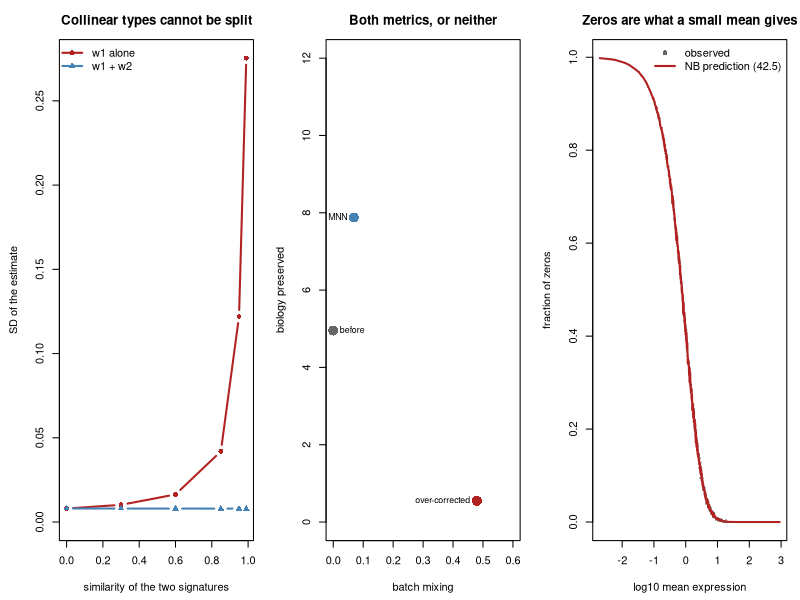

This figure's R source:
## ---- chunk 1
MODULE_NAME <- "42_deconvolution_and_integration"
OUT <- file.path(Sys.getenv("STATS_OUT", unset = "results"), MODULE_NAME)
dir.create(OUT, recursive = TRUE, showWarnings = FALSE)
header <- function(txt) cat("\n", strrep("=", 72), "\n", txt, "\n",
                            strrep("=", 72), "\n", sep = "")
set.seed(42)
## ---- chunk 2
header("1. Recovering cell-type proportions from a mixture (42.1)-(42.2)")
## ---- chunk 3
make_signatures <- function(n_genes = 600, n_types = 5, similarity = 0,
                            seed = 0) {
  set.seed(seed)
  S <- matrix(exp(rnorm(n_genes * n_types, 3.0, 1.0)), n_genes, n_types)
  if (similarity > 0) {
    mid <- (S[, 1] + S[, 2]) / 2
    S[, 1] <- (1 - similarity) * S[, 1] + similarity * mid
    S[, 2] <- (1 - similarity) * S[, 2] + similarity * mid
  }
  S
}
## ---- chunk 4
deconvolve <- function(y, S) {
  StS <- crossprod(S); Sty <- as.vector(crossprod(S, y))
  fn <- function(w) sum((S %*% w - y)^2)
  gr <- function(w) 2 * (as.vector(StS %*% w) - Sty)
  start <- pmax(qr.coef(qr(S), y), 0)
  start[!is.finite(start)] <- 0
  w <- optim(start, fn, gr, method = "L-BFGS-B",
             lower = rep(0, ncol(S)))$par
  if (sum(w) > 0) w / sum(w) else rep(1 / ncol(S), ncol(S))
}
S <- make_signatures(seed = 1)
n_types <- ncol(S)
true_w <- c(0.40, 0.25, 0.15, 0.15, 0.05)
cat(sprintf("  %d genes, %d cell types\n\n", nrow(S), n_types))
cat(sprintf("  %-14s%s%15s\n", "noise level",
            paste(sprintf("%10s", paste0("type ", 1:n_types)), collapse = ""),
            "mean |error|"))
cat(sprintf("  %-14s%s%15s\n", "TRUTH",
            paste(sprintf("%10.3f", true_w), collapse = ""), ""))
for (noise in c(0.02, 0.10, 0.30)) {
  est <- t(replicate(200, {
    y <- as.vector(S %*% true_w) * exp(rnorm(nrow(S), 0, noise))
    deconvolve(y, S) }))
  cat(sprintf("  %-14.2f%s%15.4f\n", noise,
              paste(sprintf("%10.3f", colMeans(est)), collapse = ""),
              mean(abs(colMeans(est) - true_w))))
}
cat("\n  With a correct signature matrix, deconvolution is accurate and
  degrades gracefully with noise. Everything below is about what happens when
  one of its assumptions fails.\n")
## ---- chunk 5
header("2. Similar cell types are collinear predictors")
cat(sprintf("  %-30s%13s%11s%14s\n", "similarity of types 1 and 2",
            "corr(S1,S2)", "SD of w1", "SD of w1+w2"))
for (sim in c(0.0, 0.5, 0.85, 0.97)) {
  S2 <- make_signatures(similarity = sim, seed = 2)
  est <- t(replicate(300, {
    y <- as.vector(S2 %*% true_w) * exp(rnorm(nrow(S2), 0, 0.10))
    deconvolve(y, S2) }))
  cat(sprintf("  %-30.2f%13.3f%11.4f%14.4f\n", sim, cor(S2[, 1], S2[, 2]),
              sd(est[, 1]), sd(est[, 1] + est[, 2])))
}
cat("\n  As the two signatures converge, the individual estimates become
  wildly unstable while their SUM stays precise. The data determines how much
  'type 1 or type 2' there is, and cannot split it.

  This is the collinearity behaviour of Module 11, and it has a practical
  consequence: report related cell types as a COMBINED fraction unless you can
  show the signatures are separable. A paper reporting a shift from CD4 to CD8
  with a constant total is often reporting numerical instability.\n")
## ---- chunk 6
header("3. Proportions cannot move independently")
S3 <- make_signatures(seed = 3)
# One cell type genuinely doubles; the others are untouched in absolute terms.
abs_ctrl <- c(1000, 600, 400, 400, 150)
abs_case <- abs_ctrl; abs_case[1] <- abs_case[1] * 2
sim_prop <- function(ab) t(replicate(300, {
  w <- ab / sum(ab)
  y <- as.vector(S3 %*% w) * exp(rnorm(nrow(S3), 0, 0.08))
  deconvolve(y, S3) }))
c0 <- sim_prop(abs_ctrl); c1 <- sim_prop(abs_case)
cat("  Only cell type 1 changed, and it DOUBLED in absolute abundance.\n\n")
cat(sprintf("  %-8s%18s%18s%18s%18s\n", "type", "absolute change",
            "proportion ctrl", "proportion case", "apparent change"))
for (i in 1:n_types)
  cat(sprintf("  %-8d%18.2f%18.3f%18.3f%18.2f\n", i,
              abs_case[i] / abs_ctrl[i], mean(c0[, i]), mean(c1[, i]),
              mean(c1[, i]) / mean(c0[, i])))
cat("\n  Four cell types did not change at all and every one of them appears
  to have fallen by about a quarter. That is closure (Topic 26), not biology.

  Deconvolution output is compositional and must be analysed as such: use
  log-ratios, or anchor to an absolute measurement such as total cell count
  per gram of tissue. Testing proportions directly with a t-test per cell type
  produces exactly the correlated false positives Module 26 demonstrates.\n")
## ---- chunk 7
header("4. MNN-style correction, and the metric that can be gamed (42.3)")
## ---- chunk 8
make_batches <- function(n_per = 300, n_genes = 40, batch_shift = 3.0,
                         seed = 0, shared = TRUE) {
  set.seed(seed)
  X <- list(); bb <- cc <- integer(0)
  for (b in 0:1) {
    types <- if (shared || b == 0) 0:1 else 0
    for (t in types) {
      centre <- rep(b * batch_shift, n_genes)
      centre[1:5] <- centre[1:5] + t * 4.0             # biology
      X[[length(X) + 1]] <- matrix(rnorm(n_per * n_genes, 0, 1), n_per) +
        rep(centre, each = n_per)
      bb <- c(bb, rep(b, n_per)); cc <- c(cc, rep(t, n_per))
    }
  }
  list(X = do.call(rbind, X), batch = bb, ctype = cc)
}
sqdist <- function(A, B)
  outer(rowSums(A^2), rowSums(B^2), "+") - 2 * A %*% t(B)
## ---- chunk 9
mnn_correct <- function(X, batch, k = 20) {
  a <- X[batch == 0, , drop = FALSE]; b <- X[batch == 1, , drop = FALSE]
  d <- sqdist(a, b)
  nn_a <- t(apply(d, 1, order))[, 1:k, drop = FALSE]   # b-neighbours of each a
  nn_b <- t(apply(d, 2, order))[, 1:k, drop = FALSE]   # a-neighbours of each b
  vecs <- list()
  for (i in seq_len(nrow(a))) for (j in nn_a[i, ])
    if (i %in% nn_b[j, ]) vecs[[length(vecs) + 1]] <- a[i, ] - b[j, ]
  if (!length(vecs)) return(X)
  vec <- colMeans(do.call(rbind, vecs))
  out <- X
  out[batch == 1, ] <- sweep(out[batch == 1, , drop = FALSE], 2, vec, "+")
  out
}
## ---- chunk 10
mixing <- function(X, batch, k = 25) {
  d <- sqdist(X, X); diag(d) <- Inf
  nn <- t(apply(d, 1, order))[, 1:k, drop = FALSE]
  mean(matrix(batch[nn], nrow(nn)) != batch)
}
## ---- chunk 11
bio_preserved <- function(X, ctype) {
  c0 <- X[ctype == 0, , drop = FALSE]; c1 <- X[ctype == 1, , drop = FALSE]
  between <- sqrt(sum((colMeans(c0) - colMeans(c1))^2))
  within <- (mean(apply(c0, 2, sd)) + mean(apply(c1, 2, sd))) / 2
  between / within
}
B <- make_batches(seed = 5)
X <- B$X; batch <- B$batch; ctype <- B$ctype
Xc <- mnn_correct(X, batch)
# An "integration" that destroys everything: shrink the real structure to
# almost nothing and let noise dominate.
X_over <- sweep(X, 2, colMeans(X)) * 0.02 +
  matrix(rnorm(length(X), 0, 0.5), nrow(X))
cat(sprintf("  %-28s%15s%20s\n", "state", "batch mixing",
            "biology preserved"))
for (z in list(list("before correction", X), list("MNN corrected (42.3)", Xc),
               list("aggressive over-correction", X_over)))
  cat(sprintf("  %-28s%15.3f%20.2f\n", z[[1]], mixing(z[[2]], batch),
              bio_preserved(z[[2]], ctype)))
cat("\n  Read the two columns together, never one alone. The over-corrected
  version has the BEST mixing score of the three, and it achieved that by
  deleting the biology.

  Any integration strong enough to remove all batch signal will remove biology
  correlated with batch. Report a mixing metric AND a biology-preservation
  metric, and if your design is confounded no correction can separate them
  (Module 19).\n")
## ---- chunk 12
header("5. Mutual nearest neighbours protects against forced alignment")
U <- make_batches(seed = 6, shared = FALSE)
Xu <- U$X; bu <- U$batch; cu <- U$ctype
Xu_c <- mnn_correct(Xu, bu)
only_in_0 <- cu == 1
cat(sprintf("  Cell type 2 appears in batch 0 only (%d cells).\n\n",
            sum(only_in_0)))
cat(sprintf("  %-26s%10s%38s\n", "", "mixing",
            "type-2 cells pulled toward batch 1"))
for (z in list(list("before", Xu), list("MNN corrected", Xu_c))) {
  D <- z[[2]]
  d_to_b1 <- sqrt(sum((colMeans(D[only_in_0, , drop = FALSE]) -
                       colMeans(D[bu == 1, , drop = FALSE]))^2))
  cat(sprintf("  %-26s%10.3f%38.2f\n", z[[1]], mixing(D, bu), d_to_b1))
}
cat("\n  The mutual criterion is what makes this safe. A cell in batch 0 with
  no counterpart in batch 1 will rarely be part of a RECIPROCAL
  nearest-neighbour pair, so it contributes little to the correction vector.

  Methods that align batches globally, by matching distributions rather than
  cells, have no such protection and will happily map a population that exists
  in one batch onto an unrelated population in the other. Check what happens
  to batch-specific populations before trusting any integration.\n")
## ---- chunk 13
header("6. Testing for zero-inflation instead of assuming it (42.4)-(42.5)")
nb_zero_prob <- function(mu, disp) {
  size <- 1 / disp
  (size / (size + mu))^size
}
simulate_umi <- function(n_cells = 1500, n_genes = 800, disp = 0.25,
                         pi_extra = 0, seed = 0) {
  set.seed(seed)
  mu <- exp(rnorm(n_genes, 0.5, 1.6))
  size <- 1 / disp
  lam <- matrix(rgamma(n_cells * n_genes, size,
                       rate = rep(size / mu, each = n_cells)), n_cells)
  y <- matrix(rpois(length(lam), lam), n_cells)
  if (pi_extra > 0)
    y <- y * (matrix(runif(length(y)), nrow(y)) > pi_extra)  # true dropout
  list(y = y, mu = mu)
}
cat(sprintf("  %-34s%17s%14s%10s\n", "data", "mean obs zeros", "NB predicts",
            "excess"))
for (z in list(list("plain NB (no inflation)", 0.0),
               list("NB + 20% true dropout", 0.20))) {
  U2 <- simulate_umi(pi_extra = z[[2]], seed = 17)
  y <- U2$y
  obs <- colMeans(y == 0)
  mu_hat <- colMeans(y); v <- apply(y, 2, var)
  disp_hat <- pmin(pmax((v - mu_hat) / pmax(mu_hat^2, 1e-9), 1e-3), 10)
  pred <- nb_zero_prob(mu_hat, disp_hat)
  cat(sprintf("  %-34s%17.3f%14.3f%10.3f\n", z[[1]], mean(obs), mean(pred),
              mean(obs) - mean(pred)))
}
cat("\n  When the data really is negative binomial, the observed zeros match
  the NB prediction, and fitting an extra inflation parameter would be fitting
  noise. When there IS extra dropout, the excess shows up plainly.

  This is a diagnostic anyone can run in three lines, and it is the reason the
  scRNA-seq field moved away from zero-inflated models for UMI data. The zeros
  were never unexplained; they are what a small mean produces.\n")

## ---- chunk 14
header("6b. What fitting an unnecessary zero-inflation costs")
cat("  Data has NO zero-inflation. Forcing a ZI parameter anyway, by
  attributing every zero beyond the POISSON expectation to dropout:\n\n")
cat(sprintf("  %-14s%10s%10s%10s%10s%12s\n", "dispersion", "Q1", "Q2", "Q3",
            "Q4", "worst gene"))
for (dsp in c(0.25, 0.80, 2.00)) {
  U3 <- simulate_umi(pi_extra = 0, disp = dsp, seed = 23)
  y <- U3$y; mu <- U3$mu
  mu_hat <- colMeans(y); obs0 <- colMeans(y == 0)
  pi_forced <- pmin(pmax(obs0 - exp(-mu_hat), 0), 0.95)
  mu_zinb <- mu_hat / (1 - pi_forced)
  qs <- quantile(mu, seq(0, 1, length.out = 5))
  rr <- sapply(1:4, function(i) {
    m <- mu >= qs[i] & mu <= qs[i + 1]; mean(mu_zinb[m] / mu[m]) })
  cat(sprintf("  %-14.2f%9.2fx%9.2fx%9.2fx%9.2fx%11.2fx\n", dsp, rr[1], rr[2],
              rr[3], rr[4], max(mu_zinb / mu)))
}
cat("  (expression quartiles, Q1 lowest; each cell is the mean inflation factor)\n")
cat("\n  Read along a row first. The inflation is worst in the MIDDLE of the
  expression range, not at the bottom. Very low-expressed genes have few
  counts under either model, so the Poisson and NB zero predictions nearly
  agree and little is misattributed. Very high-expressed genes have almost no
  zeros at all. In between, the NB produces many more zeros than a Poisson
  would, and every one of those gets blamed on dropout.

  Now read down the columns. The size of the error is set by the DISPERSION,
  because dispersion is what creates the extra zeros in the first place. At
  dispersion 2.0 the typical mid-range gene's mean is inflated by nearly half,
  and the worst gene by two thirds.

  Test first (eq. 42.5). Model dropout only if the excess is there, and expect
  the answer to depend on the protocol: plate-based and read-based assays
  behave differently from UMI ones.\n")
## ---- chunk 15
header("7. Communication scores and the null they are tested against (42.6)")
set.seed(4207)
n_cc <- 2000; K <- 4
ctype_cc <- sample(0:(K - 1), n_cc, replace = TRUE)
# Ligand and receptor expression depend ONLY on cell type abundance and a
# shared technical factor. There is no communication in this simulation.
depth <- rlnorm(n_cc, 0, 0.4)
lig <- rpois(n_cc, exp(1.2 + 0.4 * ctype_cc) * depth)
rec <- rpois(n_cc, exp(1.0 + 0.3 * ctype_cc) * depth)
comm_score <- function(lig, rec, ctype, a, b)
  mean(lig[ctype == a]) * mean(rec[ctype == b])          # eq. (42.6)
pairs <- expand.grid(a = 0:(K - 1), b = 0:(K - 1))
obs <- mapply(function(a, b) comm_score(lig, rec, ctype_cc, a, b),
              pairs$a, pairs$b)
null <- replicate(400, {
  perm <- sample(ctype_cc)
  mapply(function(a, b) comm_score(lig, rec, perm, a, b), pairs$a, pairs$b) })
sig <- (1 + rowSums(null >= obs)) / 401
cat(sprintf("  %dx%d = %d sender-receiver pairs, NO communication simulated\n",
            K, K, nrow(pairs)))
cat(sprintf("  pairs called significant by label permutation: %d\n",
            sum(sig < 0.05)))
cat(sprintf("\n  %-12s%12s%16s\n", "pair", "score", "permutation p"))
for (i in order(-obs)[1:5])
  cat(sprintf("  %-12s%12.1f%16.4f\n",
              sprintf("(%d, %d)", pairs$a[i], pairs$b[i]), obs[i], sig[i]))
cat("\n  There is no signalling anywhere in this simulation. Ligand and
  receptor levels rise with cell-type index and with sequencing depth, and
  that is enough to produce significant 'interactions'.

  Two reasons. The score in (42.6) is a product of expression magnitudes, so
  abundant ligands and abundant cell types dominate it. And permuting cell
  labels asks 'is this pair unusual for these cell types', which is not the
  same question as 'do these cells communicate'.

  Treat communication output as a ranked hypothesis list. A claim of
  signalling needs perturbation evidence, not a permutation p-value.\n")
## ---- chunk 16
png(file.path(OUT, "deconvolution.png"), width = 1300, height = 450)
par(mfrow = c(1, 3), mar = c(4.5, 4.5, 3, 1))
sims <- c(0, 0.3, 0.6, 0.85, 0.95, 0.99)
sd1 <- sdsum <- numeric(length(sims))
for (i in seq_along(sims)) {
  S2 <- make_signatures(similarity = sims[i], seed = 2)
  est <- t(replicate(150, deconvolve(as.vector(S2 %*% true_w) *
                                       exp(rnorm(nrow(S2), 0, 0.10)), S2)))
  sd1[i] <- sd(est[, 1]); sdsum[i] <- sd(est[, 1] + est[, 2])
}
plot(sims, sd1, type = "b", pch = 16, col = "firebrick", lwd = 2,
     ylim = c(0, max(sd1)), xlab = "similarity of the two signatures",
     ylab = "SD of the estimate", main = "Collinear types cannot be split")
lines(sims, sdsum, type = "b", pch = 17, col = "steelblue", lwd = 2)
legend("topleft", c("w1 alone", "w1 + w2"), pch = c(16, 17), lwd = 2,
       bty = "n", col = c("firebrick", "steelblue"))
plot(mixing(X, batch), bio_preserved(X, ctype), pch = 16, cex = 2,
     col = "grey40", xlim = c(0, 0.6), ylim = c(0, 12),
     xlab = "batch mixing", ylab = "biology preserved",
     main = "Both metrics, or neither")
points(mixing(Xc, batch), bio_preserved(Xc, ctype), pch = 16, cex = 2,
       col = "steelblue")
points(mixing(X_over, batch), bio_preserved(X_over, ctype), pch = 16, cex = 2,
       col = "firebrick")
text(c(mixing(X, batch), mixing(Xc, batch), mixing(X_over, batch)),
     c(bio_preserved(X, ctype), bio_preserved(Xc, ctype),
       bio_preserved(X_over, ctype)),
     c("before", "MNN", "over-corrected"), pos = c(4, 2, 2), cex = 0.8)
U4 <- simulate_umi(pi_extra = 0, seed = 17)
mh <- colMeans(U4$y); ob <- colMeans(U4$y == 0)
vv <- apply(U4$y, 2, var)
dh <- pmin(pmax((vv - mh) / pmax(mh^2, 1e-9), 1e-3), 10)
plot(log10(mh), ob, pch = 16, cex = 0.4, col = adjustcolor("grey40", 0.5),
     xlab = "log10 mean expression", ylab = "fraction of zeros",
     main = "Zeros are what a small mean gives")
o <- order(mh)
lines(log10(mh[o]), nb_zero_prob(mh, dh)[o], col = "firebrick", lwd = 2)
legend("topright", c("observed", "NB prediction (42.5)"), pch = c(16, NA),
       lwd = c(NA, 2), bty = "n", col = c("grey40", "firebrick"))
invisible(dev.off())
cat("\nFigure written to", file.path(OUT, "deconvolution.png"), "\n")
## ---- chunk 17

## ---- chunk 18
# S_true <- make_signatures(seed = 11)
# cat(sprintf("  %-34s%s%13s\n", "reference used",
#             paste(sprintf("%9s", paste0("type ", 1:n_types)), collapse = ""),
#             "mean |err|"))
# cat(sprintf("  %-34s%s%13s\n", "TRUTH",
#             paste(sprintf("%9.3f", true_w), collapse = ""), ""))
# for (z in list(list("correct reference", 0.0),
#                list("mildly wrong platform", 0.25),
#                list("wrong tissue", 0.8))) {
#   set.seed(12)
#   S_used <- S_true * exp(matrix(rnorm(length(S_true), 0, z[[2]]),
#                                 nrow(S_true)))
#   est <- t(replicate(200, deconvolve(as.vector(S_true %*% true_w) *
#                        exp(rnorm(nrow(S_true), 0, 0.08)), S_used)))
#   cat(sprintf("  %-34s%s%13.4f\n", z[[1]],
#               paste(sprintf("%9.3f", colMeans(est)), collapse = ""),
#               mean(abs(colMeans(est) - true_w))))
# }
#
# ## The estimates degrade steadily and, importantly, they degrade SILENTLY:
# ## the fit always returns proportions that sum to one and always looks like
# ## a plausible answer. There is no residual diagnostic in the standard
# ## output that screams "wrong reference".
# ##
# ## The check worth running is the residual: compare the observed bulk
# ## profile against S %*% w_hat. A reference that does not fit leaves
# ## structured, not random, residuals. Always report that fit, and always
# ## match the reference platform and tissue.
## ---- chunk 19

## ---- chunk 20
# confounded_batches <- function(confound, seed = 0, n_per = 300,
#                                n_genes = 40) {
#   set.seed(seed)
#   X <- list(); bb <- cc <- integer(0)
#   for (b in 0:1) for (t in 0:1) {
#     # When confounded, batch 0 is almost all type 0 and vice versa.
#     n <- if (confound) round(n_per * if (b == t) 0.9 else 0.1) else n_per
#     if (n == 0) next
#     centre <- rep(b * 3.0, n_genes); centre[1:5] <- centre[1:5] + t * 4.0
#     X[[length(X) + 1]] <- matrix(rnorm(n * n_genes), n) +
#       rep(centre, each = n)
#     bb <- c(bb, rep(b, n)); cc <- c(cc, rep(t, n))
#   }
#   list(X = do.call(rbind, X), batch = bb, ctype = cc)
# }
# cat(sprintf("  %-22s%-18s%10s%15s\n", "design", "state", "mixing",
#             "biology kept"))
# for (z in list(list("balanced", FALSE), list("confounded", TRUE))) {
#   Cb <- confounded_batches(z[[2]], seed = 21)
#   Cbc <- mnn_correct(Cb$X, Cb$batch)
#   for (w in list(list("before", Cb$X), list("after MNN", Cbc)))
#     cat(sprintf("  %-22s%-18s%10.3f%15.2f\n", z[[1]], w[[1]],
#                 mixing(w[[2]], Cb$batch), bio_preserved(w[[2]], Cb$ctype)))
# }
#
# ## On the balanced design, correction improves mixing and leaves the biology
# ## intact. On the confounded design, correction improves mixing by
# ## destroying the biological separation, because the batch difference and
# ## the biological difference are the same direction in the data.
# ##
# ## The mixing metric improves in BOTH cases. If you reported only mixing,
# ## the confounded design would look like the bigger success. This is why
# ## Module 19 insists that confounding is a design failure with no analytical
# ## remedy, and why the two metrics must always be read as a pair.
## ---- chunk 21

## ---- chunk 22
# cat(sprintf("  %-34s%12s%13s%9s%16s\n", "protocol", "obs zeros",
#             "NB predicts", "excess", "verdict"))
# for (z in list(list("UMI, well behaved", 0.00, 0.25),
#                list("UMI, high dispersion", 0.00, 0.80),
#                list("read-based, real dropout", 0.25, 0.25),
#                list("severe dropout", 0.50, 0.25))) {
#   Uz <- simulate_umi(pi_extra = z[[2]], disp = z[[3]], seed = 41)
#   obs <- mean(colMeans(Uz$y == 0))
#   mh2 <- colMeans(Uz$y); vv2 <- apply(Uz$y, 2, var)
#   dh2 <- pmin(pmax((vv2 - mh2) / pmax(mh2^2, 1e-9), 1e-3), 20)
#   pred <- mean(nb_zero_prob(mh2, dh2))
#   exc <- obs - pred
#   cat(sprintf("  %-34s%12.3f%13.3f%9.3f%16s\n", z[[1]], obs, pred, exc,
#               if (exc > 0.02) "inflated" else "no inflation"))
# }
#
# ## The diagnostic separates the cases correctly, and note the second row in
# ## particular: high dispersion produces MANY zeros, and the NB still
# ## predicts them. Lots of zeros is not evidence of zero-inflation. Only
# ## zeros in excess of what the fitted mean-variance relationship predicts
# ## are.
# ##
# ## That distinction is the whole argument. The scRNA-seq literature spent
# ## years treating "mostly zeros" as self-evident proof of a dropout process,
# ## when the negative binomial had already accounted for them. Estimate the
# ## dispersion first, then ask what is left over.
